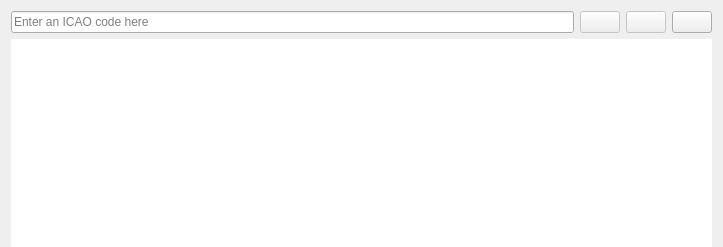
<?xml version="1.0" encoding="UTF-8"?>
<ui version="4.0">
 <class>MetarsWindow</class>
 <widget class="QWidget" name="MetarsWindow">
  <property name="geometry">
   <rect>
    <x>0</x>
    <y>0</y>
    <width>723</width>
    <height>247</height>
   </rect>
  </property>
  <property name="sizePolicy">
   <sizepolicy hsizetype="Preferred" vsizetype="MinimumExpanding">
    <horstretch>0</horstretch>
    <verstretch>0</verstretch>
   </sizepolicy>
  </property>
  <property name="windowTitle">
   <string>Weather reports</string>
  </property>
  <property name="windowIcon">
   <iconset resource="../resources/imgs.qrc">
    <normaloff>:/mainIcon/icon.png</normaloff>:/mainIcon/icon.png</iconset>
  </property>
  <layout class="QVBoxLayout" name="verticalLayout">
   <property name="bottomMargin">
    <number>0</number>
   </property>
   <item>
    <layout class="QHBoxLayout" name="horizontalLayout">
     <item>
      <widget class="QLineEdit" name="MetarIcaoEdit">
       <property name="toolTip">
        <string>Type airport ICAO code here to fetch METAR</string>
       </property>
       <property name="maxLength">
        <number>4</number>
       </property>
       <property name="placeholderText">
        <string>Enter an ICAO code here</string>
       </property>
       <property name="clearButtonEnabled">
        <bool>true</bool>
       </property>
      </widget>
     </item>
     <item>
      <widget class="QPushButton" name="FetchButton">
       <property name="enabled">
        <bool>false</bool>
       </property>
       <property name="toolTip">
        <string>Download METAR</string>
       </property>
       <property name="autoFillBackground">
        <bool>false</bool>
       </property>
       <property name="text">
        <string/>
       </property>
       <property name="icon">
        <iconset resource="../resources/imgs.qrc">
         <normaloff>:/uiIcons/download.png</normaloff>:/uiIcons/download.png</iconset>
       </property>
       <property name="shortcut">
        <string>Return</string>
       </property>
       <property name="autoDefault">
        <bool>true</bool>
       </property>
       <property name="default">
        <bool>true</bool>
       </property>
      </widget>
     </item>
     <item>
      <widget class="QPushButton" name="RefreshAllButton">
       <property name="enabled">
        <bool>false</bool>
       </property>
       <property name="toolTip">
        <string>Refresh all</string>
       </property>
       <property name="icon">
        <iconset resource="../resources/imgs.qrc">
         <normaloff>:/uiIcons/refresh.png</normaloff>:/uiIcons/refresh.png</iconset>
       </property>
      </widget>
     </item>
     <item>
      <widget class="QPushButton" name="ClearButton">
       <property name="toolTip">
        <string>Clear</string>
       </property>
       <property name="icon">
        <iconset resource="../resources/imgs.qrc">
         <normaloff>:/uiIcons/delete.png</normaloff>:/uiIcons/delete.png</iconset>
       </property>
      </widget>
     </item>
    </layout>
   </item>
   <item>
    <widget class="ResizableListView" name="MetarListView">
     <property name="enabled">
      <bool>true</bool>
     </property>
     <property name="sizePolicy">
      <sizepolicy hsizetype="Preferred" vsizetype="MinimumExpanding">
       <horstretch>0</horstretch>
       <verstretch>0</verstretch>
      </sizepolicy>
     </property>
     <property name="frameShape">
      <enum>QFrame::NoFrame</enum>
     </property>
     <property name="frameShadow">
      <enum>QFrame::Plain</enum>
     </property>
     <property name="editTriggers">
      <set>QAbstractItemView::NoEditTriggers</set>
     </property>
     <property name="showDropIndicator" stdset="0">
      <bool>false</bool>
     </property>
     <property name="alternatingRowColors">
      <bool>true</bool>
     </property>
    </widget>
   </item>
  </layout>
 </widget>
 <customwidgets>
  <customwidget>
   <class>ResizableListView</class>
   <extends>QListView</extends>
   <header>ui/views/resizablelistview.h</header>
  </customwidget>
 </customwidgets>
 <resources>
  <include location="../resources/imgs.qrc"/>
 </resources>
 <connections/>
</ui>
